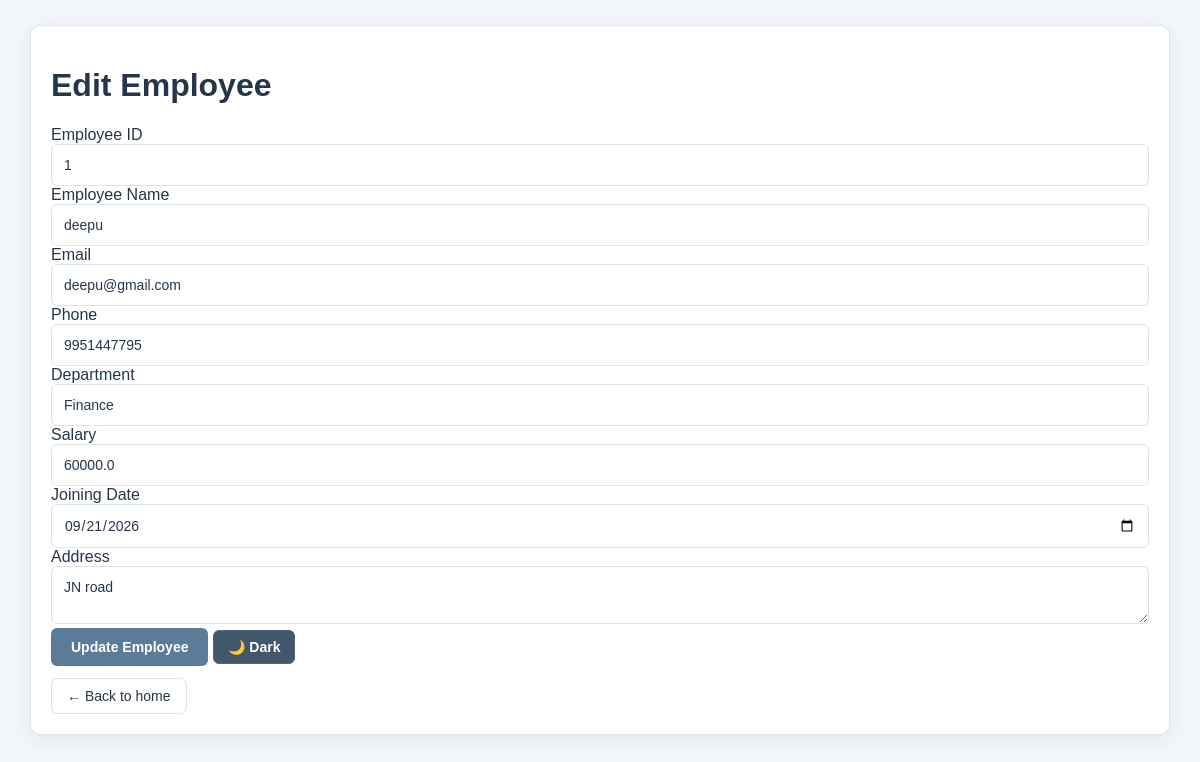
Page /edit-employee/1 on the committed database.
### tables this page shows
CREATE TABLE employees (
            id INTEGER PRIMARY KEY AUTOINCREMENT,
            name TEXT NOT NULL,
            email TEXT NOT NULL,
            phone TEXT NOT NULL,
            department TEXT NOT NULL,
            salary REAL NOT NULL,
            joining_date TEXT NOT NULL,
            address TEXT NOT NULL
        );

### server.py (the view, shortened to what this page needs)
@app.route("/edit-employee/<int:id>")
def edit_employee_page(id):
    connection = get_db_connection()
    employee = connection.execute("""
        SELECT *
        FROM employees
        WHERE id = ?
    """, (id,)).fetchone()
    connection.close()
    return render_template(
        "edit-employee.html",
        employee=employee
    )

### server.py (called while the page is built)
def get_db_connection():
    connection = sqlite3.connect(DATABASE)
    connection.row_factory = sqlite3.Row
    return connection

### templates/edit-employee.html (shortened to what this page needs)
<!DOCTYPE html>
<html lang="en">
<head>
    <link rel="stylesheet" href="/static/theme.css">
</head>
<body>
    <div class="container">
        <h1>
            Edit Employee
        </h1>
        <form
            action="/edit-employee/{{ employee['id'] }}"
            method="POST">
            <label>
                Employee ID
            </label>
            <input
                type="text"
                value="{{ employee['id'] }}"
                readonly>
            <label>
                Employee Name
            </label>
            <input
                type="text"
                name="name"
                value="{{ employee['name'] }}"
                required>
            <label>
                Email
            </label>
            <input
                type="email"
                name="email"
                value="{{ employee['email'] }}"
                required>
            <label>
                Phone
            </label>
            <input
                type="text"
                name="phone"
                value="{{ employee['phone'] }}"
                required>
            <label>
                Department
            </label>
            <input
                type="text"
                name="department"
                value="{{ employee['department'] }}"
                required>
            <label>
                Salary
            </label>
            <input
                type="number"
                name="salary"
                value="{{ employee['salary'] }}"
                step="0.01"
                required>
            <label>
                Joining Date
            </label>
            <input
                type="date"
                name="joining_date"
                value="{{ employee['joining_date'] }}"
                required>
            <label>
                Address
            </label>
            <textarea
                name="address"
                required>{{ employee['address'] }}</textarea>
            <button
                type="submit"
                class="update-btn">
                Update Employee
            </button>
            <button
    type="button"
    id="themeBtn"
    class="theme-btn"
    onclick="toggleTheme()">
</button>
        </form>
 <a href="/home"
           class="back-btn">
            ← Back to home
        </a>
    </div>
</body>
</html>

### static/theme.css (style rules this page uses)
:root { --background: #f3f6fa; --card: #ffffff; --dark: #26364a; --dark-hover: #344860; --primary: #5b7c99; --primary-hover: #496b88; --text: #26364a; --muted: #718096; --border: #dce4ec; --input: #ffffff; --shadow: 0 6px 20px rgba(38, 54, 74, 0.08); }
* { box-sizing: border-box; }
html { scroll-behavior: smooth; }
body { margin: 0; font-family: Arial, "Segoe UI", sans-serif; background: var(--background) !important; color: var(--text) !important; min-height: 100vh; transition: background 0.25s ease, color 0.25s ease; }
a { text-decoration: none; }
button, input, textarea, select { font-family: inherit; }
.theme-btn { background: #43566b !important; color: #ffffff !important; border: 1px solid #53677c; padding: 8px 14px; border-radius: 6px; font-size: 14px; font-weight: 600; cursor: pointer; transition: 0.2s ease; }
.container, .login-card, .register-container, .table-container, .card, .feature-box, .hero { background: var(--card) !important; color: var(--text) !important; border: 1px solid var(--border); box-shadow: var(--shadow); transition: background 0.25s ease, color 0.25s ease, border 0.25s ease; }
h1, h2, h3 { color: var(--text) !important; }
p, label { color: var(--text) !important; }
.container { width: 95%; max-width: 1400px; margin: 25px auto; padding: 20px; border-radius: 10px; }
input, textarea, select { width: 100%; padding: 12px; background: var(--input) !important; color: var(--text) !important; border: 1px solid var(--border); border-radius: 6px; font-size: 14px; outline: none; transition: 0.2s ease; }
input::placeholder, textarea::placeholder { color: var(--muted); }
.add-btn, .update-btn, .primary-btn, .search-btn, .btn { background: var(--primary); color: #ffffff !important; border: none; padding: 11px 20px; border-radius: 6px; font-size: 14px; font-weight: 600; cursor: pointer; transition: 0.2s ease; }
.back-btn { display: inline-block; margin-top: 12px; padding: 9px 15px; border: 1px solid var(--border); border-radius: 6px; background: transparent; color: var(--text) !important; font-size: 14px; transition: 0.2s ease; }

### rows in the picture
employees: id "1", name "deepu", email "deepu@gmail.com", phone "9951447795", department "Finance", salary "60000.0", joining_date "09/21/2026", address "JN road"
